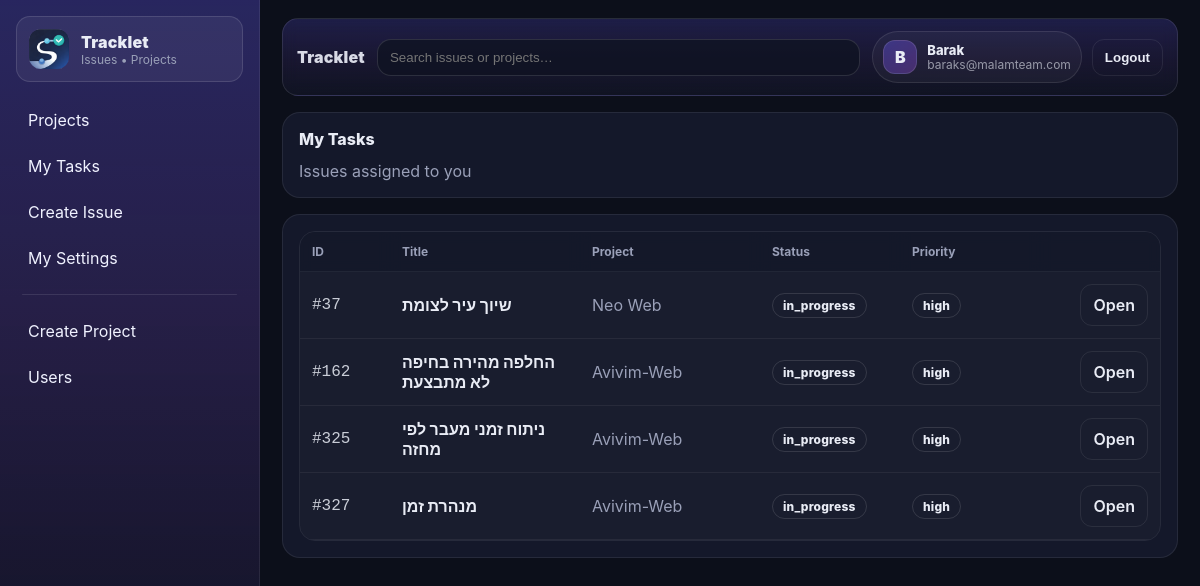
/my-tasks (signed in), run on an earlier commit of the app's database.
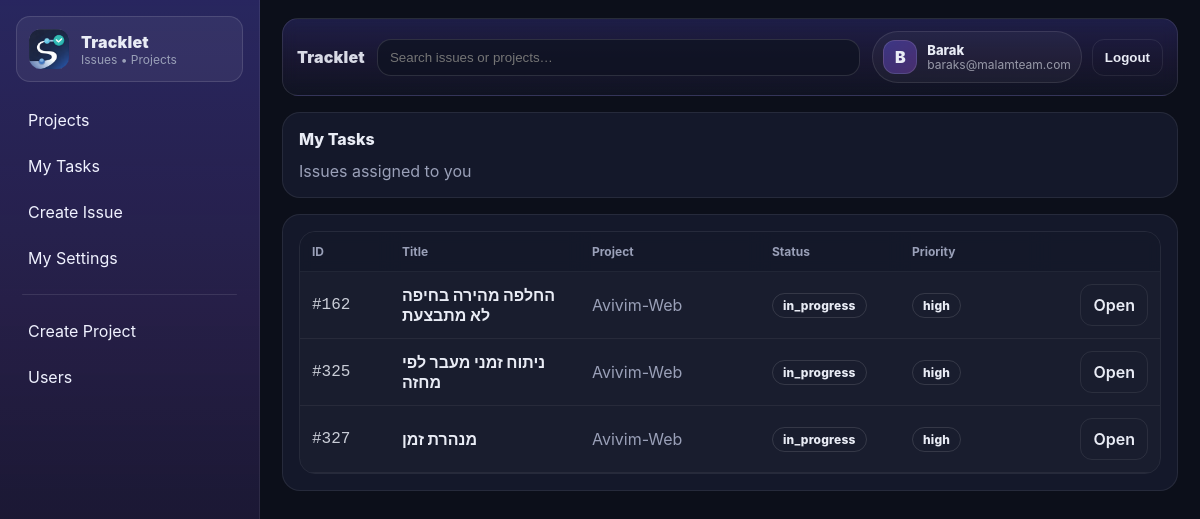
And on a later commit of the database.
### tables this page shows
CREATE TABLE issues (
  id INTEGER PRIMARY KEY AUTOINCREMENT,
  project_id INTEGER NOT NULL,
  title TEXT NOT NULL,
  description TEXT,
  status TEXT NOT NULL DEFAULT 'open',     -- open|in_progress|blocked|closed
  priority TEXT NOT NULL DEFAULT 'medium', -- low|medium|high|urgent
  reporter_id INTEGER NOT NULL,
  assignee_id INTEGER,
  created_at TEXT NOT NULL DEFAULT (datetime('now')),
  updated_at TEXT NOT NULL DEFAULT (datetime('now')),
  closed_at TEXT, due_date TEXT,
  FOREIGN KEY(project_id) REFERENCES projects(id),
  FOREIGN KEY(reporter_id) REFERENCES users(id),
  FOREIGN KEY(assignee_id) REFERENCES users(id)
);

CREATE TABLE projects (
  id INTEGER PRIMARY KEY AUTOINCREMENT,
  name TEXT NOT NULL,
  description TEXT,
  is_active INTEGER NOT NULL DEFAULT 1,

  -- GitHub repo reference (optional)
  github_owner TEXT,
  github_repo TEXT,
  github_default_branch TEXT DEFAULT 'main',
  github_repo_url TEXT,

  created_at TEXT NOT NULL DEFAULT (datetime('now'))
);

### app.py (the view)
@app.get("/my-tasks")
@login_required
def my_tasks():
    issues = get_my_tasks(int(current_user.id), include_closed=False)
    return render_template("my_tasks.html", issues=issues)

### TrackletDB.py (called while the page is built)
def get_db_path() -> str:
    return settings.DB_PATH

def _ensure_parent(db_path: str) -> None:
    Path(db_path).parent.mkdir(parents=True, exist_ok=True)

def get_connection() -> sqlite3.Connection:
    db_path = get_db_path()
    _ensure_parent(db_path)
    conn = sqlite3.connect(db_path, detect_types=sqlite3.PARSE_DECLTYPES)
    conn.row_factory = sqlite3.Row
    conn.execute("PRAGMA foreign_keys = ON;")
    conn.execute("PRAGMA journal_mode = WAL;")
    return conn

def db_read_one(sql: str, params: tuple[Any, ...] = ()) -> Optional[sqlite3.Row]:
    conn = get_connection()
    try:
        cur = conn.cursor()
        cur.execute(sql, params)
        return cur.fetchone()
    finally:
        conn.close()

def db_read_all(sql: str, params: tuple[Any, ...] = ()) -> list[sqlite3.Row]:
    conn = get_connection()
    try:
        cur = conn.cursor()
        cur.execute(sql, params)
        return cur.fetchall()
    finally:
        conn.close()

def get_user_by_id(user_id: int) -> Optional[sqlite3.Row]:
    return db_read_one("SELECT * FROM users WHERE id=? AND is_active=1", (user_id,))

### app.py (called while the page is built)
@app.context_processor
def inject_settings():
    return {"settings": settings}

### templates/my_tasks.html
{% extends "layout.html" %}
{% set title = "My Tasks" %}
{% block content %}
<div class="card">
  <div class="card-title">My Tasks</div>
  <div class="muted">Issues assigned to you</div>
</div>
{% if not issues %}
  <div class="card">No tasks assigned to you.</div>
{% else %}
  <div class="card">
    <div class="table-wrap">
      <table class="table">
        <thead>
          <tr>
            <th style="width:90px;">ID</th>
            <th>Title</th>
            <th style="width:180px;">Project</th>
            <th style="width:140px;">Status</th>
            <th style="width:140px;">Priority</th>
            <th style="width:120px;"></th>
          </tr>
        </thead>
        <tbody>
          {% for i in issues %}
          <tr class="rowlink" data-href="{{ url_for('issue_view', issue_id=i.id) }}">
            <td class="mono">#{{ i.id }}</td>
            <td class="cell-strong">{{ i.title }}</td>
            <td class="muted">{{ i.project_name }}</td>
            <td><span class="pill">{{ i.status }}</span></td>
            <td><span class="pill pri-{{ i.priority }}">{{ i.priority }}</span></td>
            <td style="text-align:right;">
              <a class="btn btn-ghost btn-topbar" style="margin-bottom:0;"
                 href="{{ url_for('issue_view', issue_id=i.id) }}"
                 onclick="event.stopPropagation();">
                Open
              </a>
            </td>
          </tr>
          {% endfor %}
        </tbody>
      </table>
    </div>
  </div>
{% endif %}
{% endblock %}

What changed in the data, as far as the page shows it:
no longer on this page (row edited): issues: id "37", title "שיוך עיר לצומת", project_name "Neo Web", status "in_progress", priority "high"
